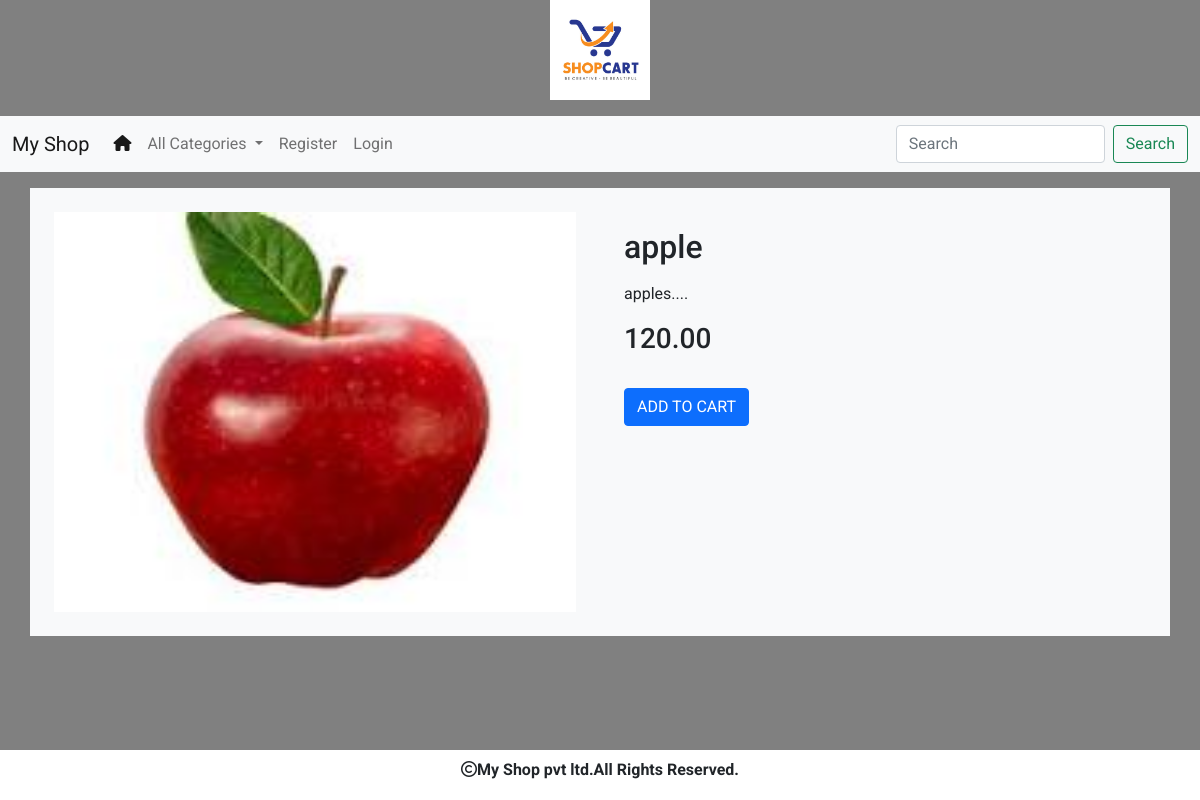
Page /particularproduct/apple on the committed database.
### shop/models.py (models this page shows, shortened)
class Product(models.Model):
    name=models.CharField(max_length=200)
    desc=models.TextField()
    img=models.ImageField(upload_to='shop/product',blank=True,null=True)
    price=models.DecimalField(max_digits=10,decimal_places=2)
    category=models.ForeignKey(Category,on_delete=models.CASCADE)
    stock=models.IntegerField()
    available=models.BooleanField(default=True)
    created=models.DateTimeField(auto_now_add=True)
    updated=models.DateTimeField(auto_now=True)

### shop/views.py (the view)
# urls.py: path('particularproduct/<p>',views.particularproduct,name="prod"),
def particularproduct(request,p):
    c=Product.objects.get(name=p)
    return render(request,'particularproduct.html',{'p':c})

### cart/context_processors.py (called while the page is built, shortened)
def productcount(request):
    item_count=0
    return{'count':item_count}

### shop/context_processors.py (called while the page is built)
def menu_links(request):
    c=Category.objects.all()
    return {'links':c}

### template/particularproduct.html (shortened to what this page needs)
{% extends 'base.html' %}
{% load static %}
{% block context %}
<div class="container bg-light mt-3">
    <div class="row">
        <div class="col-lg-6 p-4">
            <img src="{{p.img.url}}" width="100%" height="400px">
        </div>
        <div class="col-lg-5 p-4 mt-3">
            <h2>{{p.name}}</h2>
            <p class="mt-3">{{p.desc}}</p>
            <h3 class="mt-3">{{p.price}}</h3>
            {% if user.is_superuser == False %}
            {% if p.stock <= 0 %}
                <h3 class="text-danger">Out of stock</h3>
            {% else %}
            <a href="{% url 'cart:cart' p.name %}" class="btn btn-primary mt-4">ADD TO CART</a>
            {% endif %}
            {% endif %}
        </div>
    </div>
</div>
{% endblock %}

### static/css/a.css (style rules this page uses)
body { background-color:grey; font-family: 'Roboto', sans-serif; }

### rows in the picture
Product: img (picture), name "apple", desc "apples....", price "120.00"
